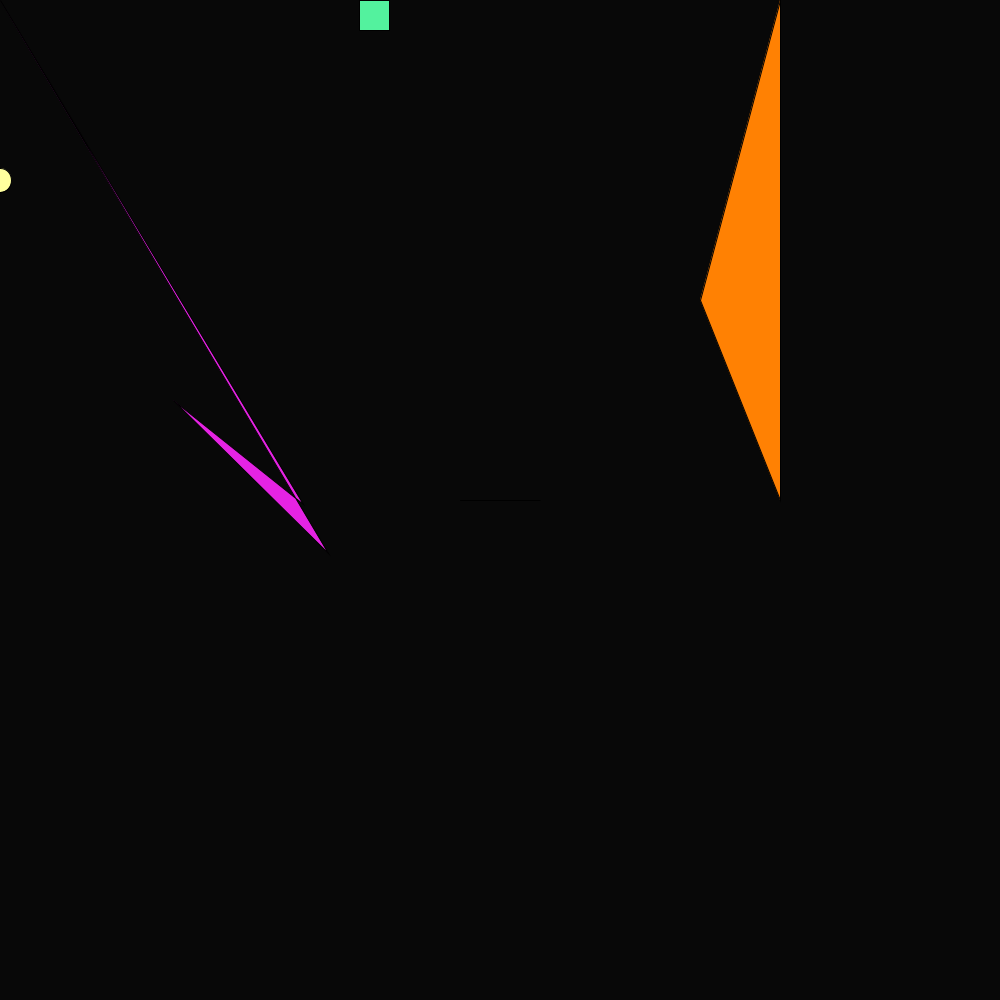
Frame 1 (no input)
Frame 60 (the mouse pressed at the canvas centre just before this capture): identical to frame 1, image omitted
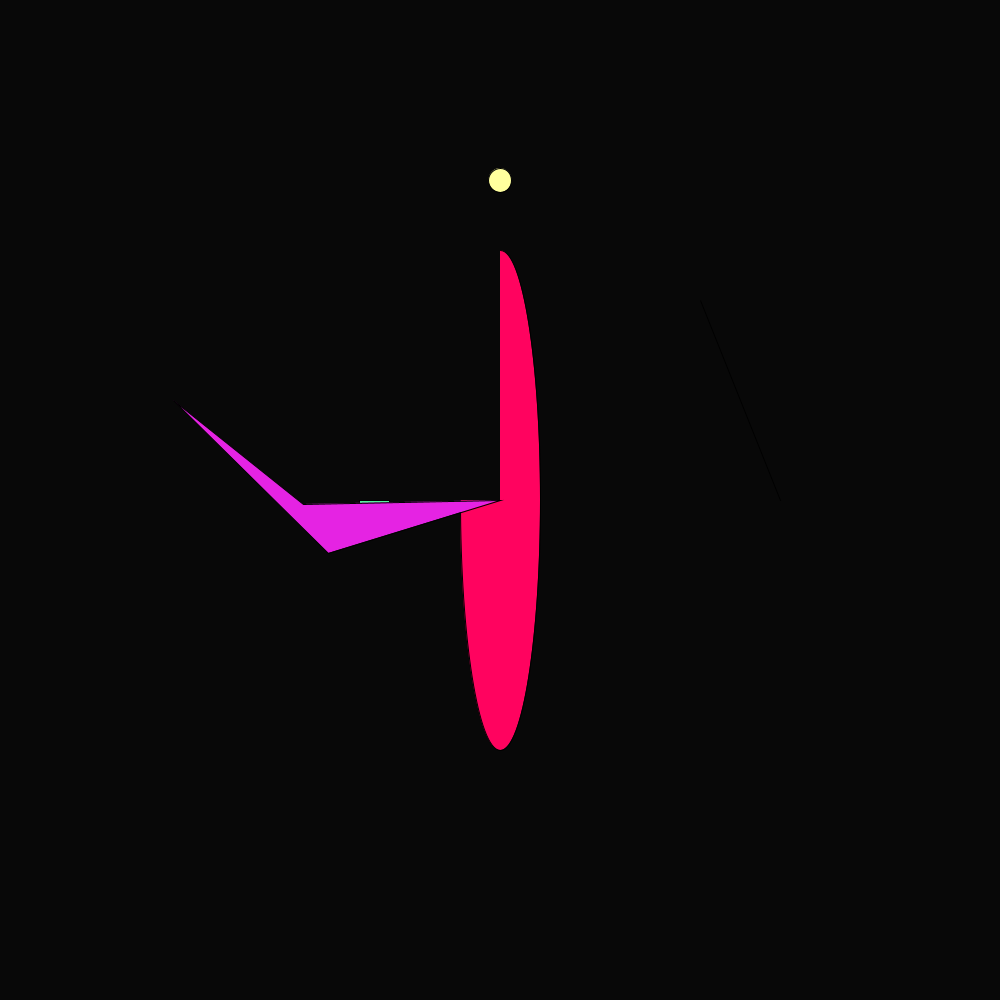
Frame 120 (the mouse held since frame 60 and released just before this capture)

The Processing sketch that drew these frames (run headless with seeded random() and noise(); from frame 60 on, the mouse is pressed at the canvas centre):

// Processing sketch: One
// ── One.pde
/*This program taught me how to use 2d shapes, mouseX and mouseY, the colors and how 
to declare,innitialise and use use variables
*/
//to declare a variable, you need to give it a data type and a name.
// e.g int, float

//Declare variable
float circle1;

void setup(){
  size(1000,1000);
  
  //assignment opperation
  //Innitialise variable
  circle1 = 500;
}

void draw(){
  background(8);
  
  fill(#FFFF9E);
  ellipse(mouseX,180,23,24);
  
  fill(#53F29E);
  rect(359,mouseY,30,30);
  
  fill(#FF8103);
  triangle(780, mouseY, 780, 500, 700, 300);
  
  //Use Variable
  fill(#FF035F);
  arc(500, circle1, 80, mouseX, PI+HALF_PI, PI+TWO_PI);
  
  fill(#E523E3);
  quad(mouseX, mouseX, 303, 504, 173, 400, 328, 553);

  
  

}
